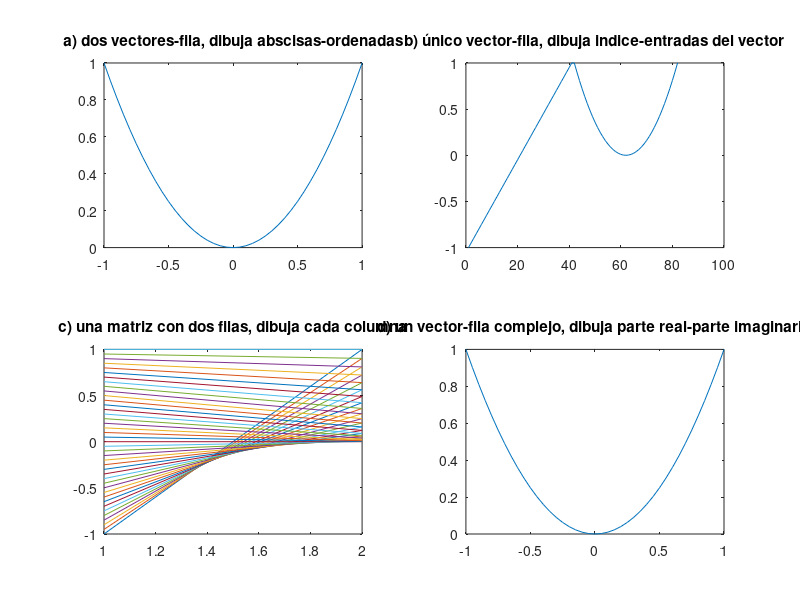

This figure's MATLAB source:
clc
clear all

disp("# Guia 2")

% Ejercicio 1
disp("## Ejercicio 1")

z1 = -1 + 2i
z1_arg = angle(z1), z1_atan2 = atan2(2, -1)
z1_re = real(z1)
z1_im = imag(z1)

plot(z1, 'r')

pause

% Ejercicio 2
disp("## Ejercicio 2")

% vector real
x = [-1:0.05:1]; % vector de 36 columnas y 41 filas
% operador punto, se genera vector complejo
y = x.^2; % A*B
z = complex(x, y) % x: parte real, y: parte imaginaria

pause
subplot(2, 2, 1), plot(x, y), title("a) dos vectores-fila, dibuja abscisas-ordenadas")
subplot(2, 2, 2), plot([x, y]), title("b) único vector-fila, dibuja indice-entradas del vector")
subplot(2, 2, 3), plot([x; y]), title("c) una matriz con dos filas, dibuja cada columna")
subplot(2, 2, 4), plot(z), title("d) un vector-fila complejo, dibuja parte real-parte imaginaria")
% en el último el num real es tratado como complejo con parte real y parte
% imaginaria nula.
pause

% Ejercicio 3
disp("## Ejercicio 3")